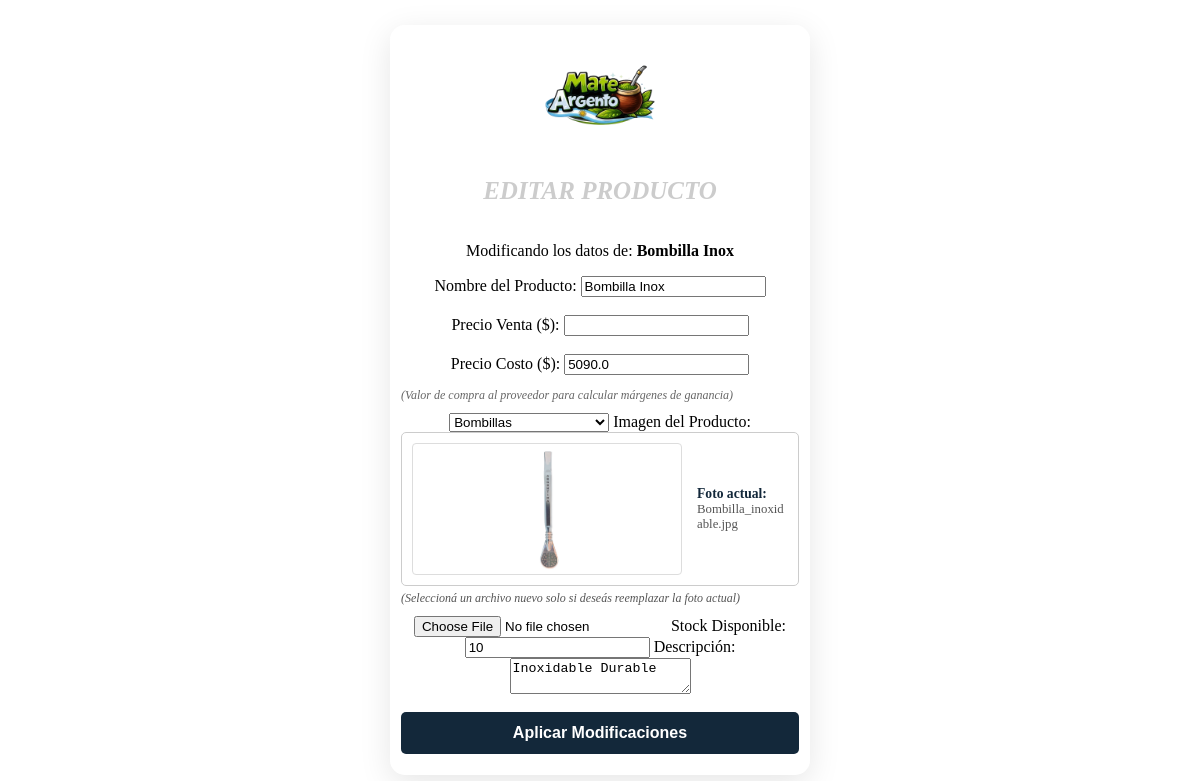
The app's page /admin/editar_producto/8 (signed in) with its own data.
### app.py (models this page shows, shortened)
class Producto(db.Model):
    id = db.Column(db.Integer, primary_key=True)
    nombre = db.Column(db.String(100), nullable=False)
    categoria = db.Column(db.String(50))
    precio = db.Column(db.Float, nullable=False)
    precio_costo = db.Column(db.Float, nullable=False, default=0.0)
    descripcion = db.Column(db.Text)
    imagen = db.Column(db.String(100))
    stock = db.Column(db.Integer, default=0)

### app.py (the view)
@app.route('/admin/editar_producto/<int:id>', methods=['GET', 'POST'])
@requiere_nivel(5)
def editar_producto(id):
    producto = Producto.query.get_or_404(id)
    if request.method == 'POST':
        producto.actualizar_datos(request.form, request.files.get('imagen'))
        flash(f"¡Producto '{producto.nombre}' modificado con éxito!", "success")
        return redirect(url_for('lista_productos'))
    return render_template('editar_producto.html', producto=producto)

### app.py (called while the page is built, shortened)
@app.context_processor
def inject_categorias():
    return dict(todas_las_categorias=CATEGORIAS_DATA)

def requiere_nivel(nivel_minimo):
    def decorator(f):
        @wraps(f)
        def decorated_function(*args, **kwargs):
            rol_usuario = session.get('usuario_rol', 'cliente')
            nivel_usuario = NIVELES_ACCESO.get(rol_usuario, 1)
            if nivel_usuario < nivel_minimo:
                flash("No tenés permisos suficientes para realizar esta acción.", "danger")
                return redirect(url_for('inicio'))
            return f(*args, **kwargs)
        return decorated_function
    return decorator

@app.context_processor
def procesar_carrito():
    mi_carrito = Carrito(session)
    items, total, unidades = mi_carrito.obtener_datos(Producto)
    return dict(carrito_html=items, total_carrito=total, total_unidades=unidades)

@app.template_filter('dinero')
def formato_dinero(valor):
    if valor is None: return "0.00"
    return "{:,.2f}".format(valor).replace(",", "X").replace(".", ",").replace("X", ".")

    def obtener_datos(self, modelo_producto):
        carrito_dict = self.session.get('carrito', {})
        productos_reales = []
        total_general = 0
        total_unidades = 0  # <--- Nueva variable
        return productos_reales, total_general, total_unidades

### templates/editar_producto.html (shortened to what this page needs)
<head>
    <link rel="stylesheet" href="{{ url_for('static', filename='estilos.css') }}">
    <link rel="stylesheet" href="https://cdnjs.cloudflare.com/ajax/libs/font-awesome/6.0.0/css/all.min.css">
</head>
<body class="{% block body_class %}fondo-mujer{% endblock %}">
    <div class="todo-centrado">
        <div class="tarjeta" style="
            width: 420px;
            height: 750px;
            background-color: rgba(255, 255, 255, 0.2);
            backdrop-filter: blur(15px);
            -webkit-backdrop-filter: blur(15px);
            border: 1px solid rgba(255, 255, 255, 0.3);
            box-shadow: 0 8px 32px 0 rgba(0, 0, 0, 0.1);
            border-radius: 15px;">
            <a href="/">
                <img src="{{ url_for('static', filename='img/logo_fondof.png') }}" style="width: 120px; height: 120px;">
            </a>
            <h2>Editar Producto</h2>
            <p class="subtitulo-form">Modificando los datos de: <strong>{{ producto.nombre }}</strong></p>
            <form method="POST" enctype="multipart/form-data">
                <label>Nombre del Producto:</label>
                <input type="text" name="nombre" value="{{ producto.nombre }}" required>
                <br><br>
                <label>Precio Venta ($):</label>
                <input type="number" step="0.01" name="precio" value="{{ producto.precio| dinero }}" required>
                <br><br>
                <label>Precio Costo ($):</label>
                <input type="number" step="0.01" name="precio_costo" value="{{ producto.precio_costo if producto.precio_costo else 0.0 }}" required>
                <br><br>
                <p style="color: #666; font-size: 0.75em; margin: -5px 0 10px 0; text-align: left; font-style: italic;">
                    (Valor de compra al proveedor para calcular márgenes de ganancia)
                </p>
                <select name="categoria">
                    {% for cat in todas_las_categorias %}
                        <option value="{{ cat.nombre }}"
                            {% if producto and producto.categoria == cat.nombre %}selected{% endif %}>
                            {{ cat.nombre }}
                        </option>
                    {% endfor %}
                </select>
                <label>Imagen del Producto:</label>
                <div style="background: white; padding: 10px; display: flex; align-items: center; border-radius: 5px; border: 1px solid #ccc; margin-bottom: 10px;">
                    <img src="{{ url_for('static', filename='img/' + producto.imagen) }}" class="admin-tabla-img" style="margin-right: 15px;">
                    <div style="text-align: left;">
                        <span style="color: #13283A; font-size: 0.85em; display: block; font-weight: bold;">Foto actual:</span>
                        <span style="color: #555; font-size: 0.8em; word-break: break-all;">{{ producto.imagen }}</span>
                    </div>
                </div>
                <p style="color: #555; font-size: 0.75em; margin: -5px 0 10px 0; text-align: left; font-style: italic;">
                    (Seleccioná un archivo nuevo solo si deseás reemplazar la foto actual)
                </p>
                <input type="file" name="imagen" accept="image/*">
                <label>Stock Disponible:</label>
                <input type="number" name="stock" min="0" value="{{ producto.stock }}">
                <label>Descripción:</label>
                <textarea name="descripcion" placeholder="Detalles del producto...">{{ producto.descripcion }}</textarea>
                <br><br>
                <button type="submit" class="btn-formulario">Aplicar Modificaciones</button>
            </form>
            <br>
        </div>
    </div>
</body>
</html>

### static/estilos.css (style rules this page uses)
body { margin: 0; background-size: cover; background-repeat: no-repeat; background-position: center; }
.fondo-mujer { background-image: url('img/mujer.jpg'); }
h2 { font-family: 'Georgia', serif; font-size: 25px; font-style: italic; text-transform: uppercase; color: #ccc; }
.tarjeta { background-color: #fff; padding: 10px; border-radius: 8px; width: 200px; text-align: center; display: flex; flex-direction: column; justify-content: space-between; height: 100%; box-sizing: border-box; box-shadow: 0px 0px 20px rgba(0, 0, 0, 0.5); transition: transform 0.25s ease, box-shadow 0.25s ease, border-color 0.25s ease; position: relative; overflow: hidden; }
.tarjeta img { width: 100%; height: 130px; object-fit:contain; align-self: center; }
.todo-centrado { display: flex; flex-direction: column; align-items: center; justify-content: center; min-height: 100vh; text-align: center; }
.admin-tabla-img { width: 50px; height: 50px; object-fit: cover; border-radius: 4px; border: 1px solid #ddd; }
.btn-formulario { background-color: #13283A; color: white; width: 100%; padding: 12px; border: none; border-radius: 5px; font-weight: bold; font-size: 1em; cursor: pointer; transition: background-color 0.2s; }

### records on screen
Producto: nombre "Bombilla Inox", precio_costo "5090.0", categoria "Bombillas", imagen (picture), imagen "Bombilla_inoxidable.jpg", stock "10", descripcion "Inoxidable Durable"
